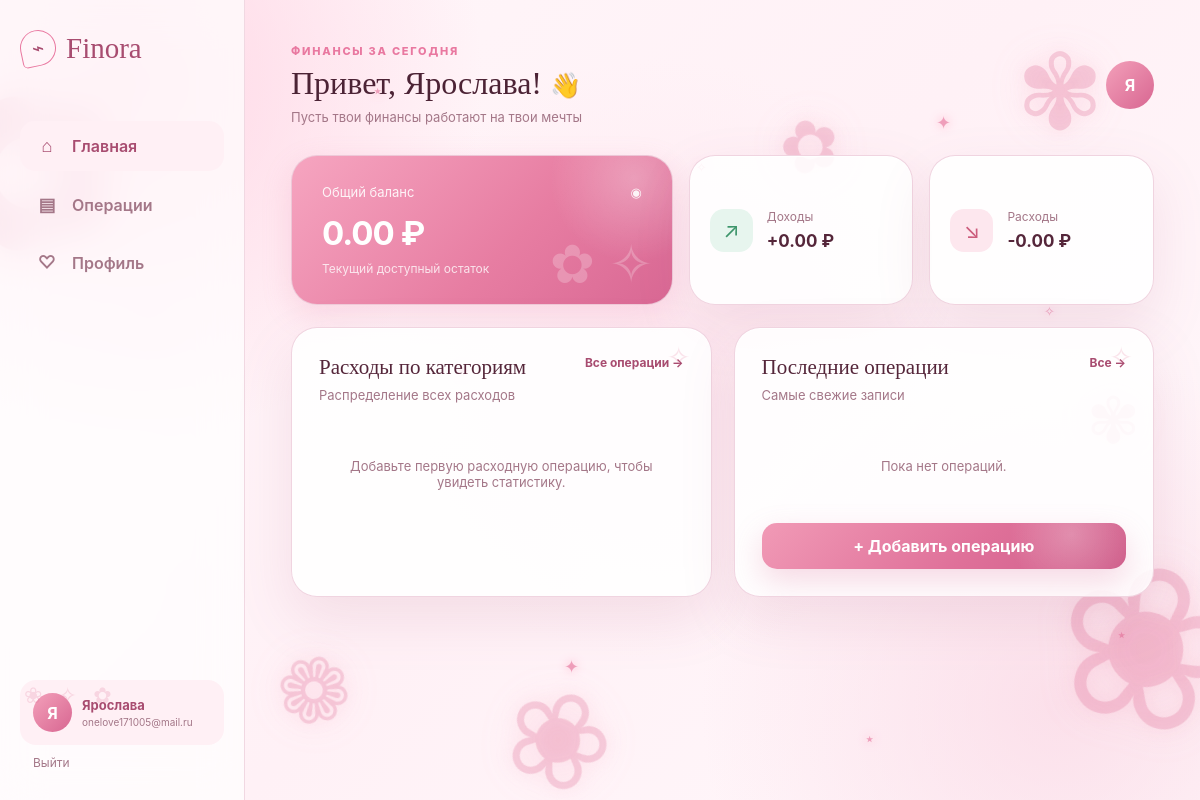
The app's page /dashboard (signed in) with its own data.
### app.py (models this page shows, shortened)
class User(UserMixin, db.Model):
    __tablename__ = "users"
    id = db.Column(db.Integer, primary_key=True)
    name = db.Column(db.String(80), nullable=False)
    email = db.Column(db.String(120), unique=True, nullable=False, index=True)
    password_hash = db.Column(db.String(255), nullable=False)
    created_at = db.Column(db.DateTime, default=datetime.utcnow, nullable=False)
    profile = db.relationship(
        "Profile", back_populates="user", uselist=False,
        cascade="all, delete-orphan"
    )
    transactions = db.relationship(
        "Transaction", back_populates="user",
        cascade="all, delete-orphan"
    )
    categories = db.relationship(
        "Category", back_populates="user",
        cascade="all, delete-orphan"
    )
    tags = db.relationship(
        "Tag", back_populates="user",
        cascade="all, delete-orphan"
    )

class Profile(db.Model):
    __tablename__ = "profiles"
    id = db.Column(db.Integer, primary_key=True)
    user_id = db.Column(db.Integer, db.ForeignKey("users.id"), unique=True, nullable=False)
    birth_date = db.Column(db.Date, nullable=True)
    gender = db.Column(db.String(30), nullable=True)
    currency = db.Column(db.String(10), default="RUB", nullable=False)
    monthly_goal = db.Column(db.Numeric(12, 2), default=0, nullable=False)
    user = db.relationship("User", back_populates="profile")

### app.py (the view)
    @app.route("/dashboard")
    @login_required
    def dashboard():
        income = db.session.query(func.coalesce(func.sum(Transaction.amount), 0)).filter(
            Transaction.user_id == current_user.id,
            Transaction.transaction_type == "income"
        ).scalar() or 0
        expenses = db.session.query(func.coalesce(func.sum(Transaction.amount), 0)).filter(
            Transaction.user_id == current_user.id,
            Transaction.transaction_type == "expense"
        ).scalar() or 0
        recent = Transaction.query.filter_by(user_id=current_user.id).order_by(
            Transaction.transaction_date.desc(), Transaction.id.desc()
        ).limit(6).all()
        expense_rows = db.session.query(
            Category.name,
            func.coalesce(func.sum(Transaction.amount), 0).label("total")
        ).join(Transaction, Transaction.category_id == Category.id).filter(
            Category.user_id == current_user.id,
            Transaction.transaction_type == "expense"
        ).group_by(Category.id).order_by(func.sum(Transaction.amount).desc()).all()
        total_expenses = Decimal(str(expenses))
        category_stats = []
        for name, total in expense_rows:
            value = Decimal(str(total))
            percent = float((value / total_expenses * 100) if total_expenses else 0)
            category_stats.append({"name": name, "total": value, "percent": round(percent)})
        balance = Decimal(str(income)) - Decimal(str(expenses))
        return render_template(
            "dashboard.html",
            balance=balance,
            income=Decimal(str(income)),
            expenses=Decimal(str(expenses)),
            recent=recent,
            category_stats=category_stats,
        )

### app.py (called while the page is built)
@login_manager.user_loader
def load_user(user_id):
    return db.session.get(User, int(user_id))

### templates/dashboard.html (shortened to what this page needs)
{% extends "base.html" %}
{% block content %}
<header class="topbar">
    <div>
        <p class="eyebrow">ФИНАНСЫ ЗА СЕГОДНЯ</p>
        <h1>Привет, {{ current_user.name }}! <span class="wave">👋</span></h1>
        <p class="muted">Пусть твои финансы работают на твои мечты</p>
    </div>
    <a class="avatar avatar-large" href="{{ url_for('profile') }}">{{ current_user.name[:1]|upper }}</a>
</header>
<section class="stats-grid">
    <article class="balance-card">
        <div class="card-label">Общий баланс <span class="eye">◉</span></div>
        <div class="balance">{{ "{:,.2f}".format(balance).replace(",", " ") }} {{ currency_symbol(current_user.profile.currency) }}</div>
        <div class="balance-note">Текущий доступный остаток</div>
    </article>
    <article class="stat-card">
        <div class="stat-icon income-icon">↗</div>
        <div><span>Доходы</span><strong>+{{ "{:,.2f}".format(income).replace(",", " ") }} {{ currency_symbol(current_user.profile.currency) }}</strong></div>
    </article>
    <article class="stat-card">
        <div class="stat-icon expense-icon">↘</div>
        <div><span>Расходы</span><strong>-{{ "{:,.2f}".format(expenses).replace(",", " ") }} {{ currency_symbol(current_user.profile.currency) }}</strong></div>
    </article>
</section>
<div class="dashboard-grid">
    <section class="panel">
        <div class="panel-header">
            <div>
                <h2>Расходы по категориям</h2>
                <p class="muted">Распределение всех расходов</p>
            </div>
            <a href="{{ url_for('transactions') }}">Все операции →</a>
        </div>
        {% if category_stats %}
        <div class="category-list">
            {% for item in category_stats %}
            <div class="category-row">
                <div class="category-info">
                    <span>{{ item.name }}</span>
                    <strong>{{ item.percent }}%</strong>
                </div>
                <div class="progress"><span style="width: {{ item.percent }}%"></span></div>
                <small>{{ "{:,.2f}".format(item.total).replace(",", " ") }} {{ currency_symbol(current_user.profile.currency) }}</small>
            </div>
            {% endfor %}
        </div>
        {% else %}
            <div class="empty-state">Добавьте первую расходную операцию, чтобы увидеть статистику.</div>
        {% endif %}
    </section>
    <section class="panel">
        <div class="panel-header">
            <div>
                <h2>Последние операции</h2>
                <p class="muted">Самые свежие записи</p>
            </div>
            <a href="{{ url_for('transactions') }}">Все →</a>
        </div>
        <div class="transaction-list">
        {% for item in recent %}
            <div class="transaction-item">
                <div class="transaction-icon">{{ item.category.icon }}</div>
                <div class="transaction-main">
                    <strong>{{ item.title }}</strong>
                    <small>{{ item.category.name }} · {{ item.transaction_date.strftime('%d.%m.%Y') }}</small>
                </div>
                <strong class="{{ 'positive' if item.transaction_type == 'income' else 'negative' }}">
                    {{ '+' if item.transaction_type == 'income' else '-' }}{{ "{:,.2f}".format(item.amount).replace(",", " ") }} {{ currency_symbol(current_user.profile.currency) }}
                </strong>
            </div>
        {% else %}
            <div class="empty-state">Пока нет операций.</div>
        {% endfor %}
        </div>
        <a class="btn btn-primary btn-full add-button" href="{{ url_for('add_transaction') }}">+ Добавить операцию</a>
    </section>
</div>
{% endblock %}

### templates/base.html (shortened to what this page needs)
<!doctype html>
<html lang="ru">
<head>
    <link rel="stylesheet" href="{{ url_for('static', filename='css/style.css') }}">
</head>
<body>
<div class="flower flower-one">✿</div>
<div class="flower flower-two">❀</div>
<div class="flower flower-three">✾</div>
<div class="flower flower-four">❁</div>
<div class="flower flower-five">✿</div>
<div class="flower flower-six">❀</div>
<div class="flower flower-seven">✾</div>
<div class="sparkles" aria-hidden="true">
    <span>✦</span><span>✧</span><span>⋆</span><span>✦</span><span>✧</span>
    <span>⋆</span><span>✦</span><span>✧</span><span>⋆</span><span>✦</span>
    <span>✧</span><span>⋆</span>
</div>
{% if current_user.is_authenticated %}
<div class="app-shell">
    <aside class="sidebar">
        <a class="brand" href="{{ url_for('dashboard') }}">
            <span class="brand-mark">⌁</span>
            <span>Finora</span>
        </a>
        <nav class="nav">
            <a class="{{ 'active' if request.endpoint == 'dashboard' else '' }}" href="{{ url_for('dashboard') }}">
                <span>⌂</span> Главная
            </a>
            <a class="{{ 'active' if request.endpoint in ['transactions', 'add_transaction'] else '' }}" href="{{ url_for('transactions') }}">
                <span>▤</span> Операции
            </a>
            <a class="{{ 'active' if request.endpoint == 'profile' else '' }}" href="{{ url_for('profile') }}">
                <span>♡</span> Профиль
            </a>
        </nav>
        <div class="sidebar-bottom">
            <a class="user-mini" href="{{ url_for('profile') }}">
                <span class="avatar">{{ current_user.name[:1]|upper }}</span>
                <span>
                    <strong>{{ current_user.name }}</strong>
                    <small>{{ current_user.email }}</small>
                </span>
            </a>
            <a class="logout" href="{{ url_for('logout') }}">Выйти</a>
        </div>
    </aside>
    <main class="main-content">
        {% block content %}{% endblock %}
    </main>
</div>
{% endif %}
</body>
</html>

### records on screen
User: name "Я", name "Ярослава", email "onelove171005@mail.ru"
Profile: currency "₽"

### other values on screen
{{ "{:,.2f}".format(balance).replace(",", " ") }} "0.00"
{{ "{:,.2f}".format(income).replace(",", " ") }} "0.00"
{{ "{:,.2f}".format(expenses).replace(",", " ") }} "0.00"
